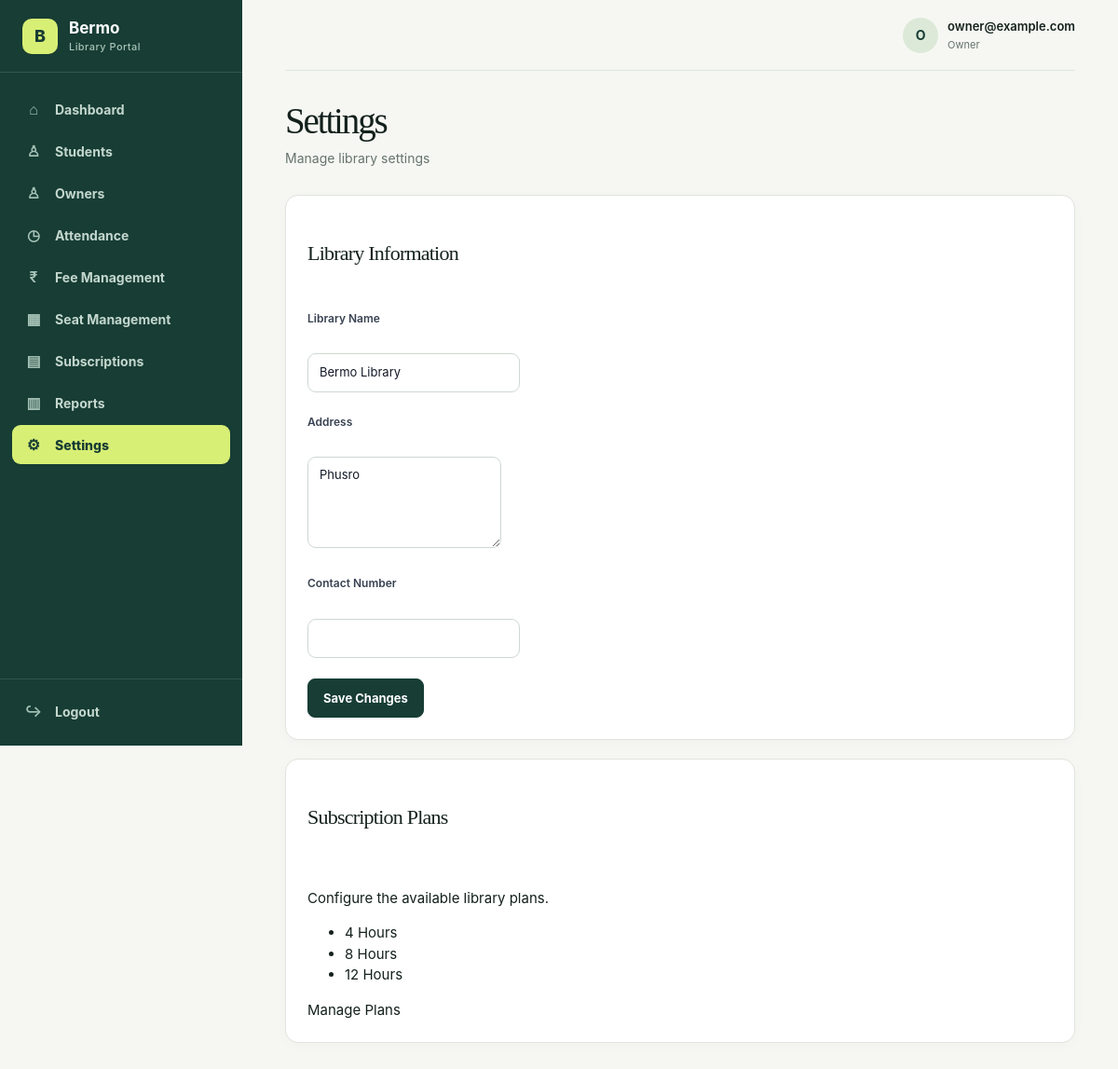
Page /management/settings/ (signed in) on the committed database.
### accounts/models.py (models this page shows, shortened)
class User(AbstractUser):
    ROLE_CHOICES = [
        ("ADMIN", "Admin"),
        ("OWNER", "Owner"),
        ("STUDENT", "Student"),
    ]
    role = models.CharField(
        max_length=20,
        choices=ROLE_CHOICES,
        default="STUDENT"
    )

### library/models.py (models this page shows, shortened)
class Library(models.Model):
    library_id = models.AutoField(primary_key=True)
    name = models.CharField(max_length=150)
    address = models.TextField()
    total_seats = models.PositiveIntegerField(default=0)
    created_at = models.DateTimeField(auto_now_add=True)

### management/views.py (the view, shortened to what this page needs)
@login_required
def settings(request):
    library = Library.objects.first()
    return render(
        request,
        "management/settings.html",
        {
            "library": library,
            "plans": SubscriptionPlan.objects.order_by("hours_per_day"),
            "seat_count": Seat.objects.count(),
        },
    )

### management/views.py (called while the page is built)
def owner_required(view_func):
    @login_required
    @wraps(view_func)
    def wrapped_view(request, *args, **kwargs):
        if request.user.role != "OWNER":
            raise PermissionDenied("Only library owners can access management pages.")
        return view_func(request, *args, **kwargs)
    return wrapped_view

### templates/management/settings.html (shortened to what this page needs)
{% extends "management/base.html" %}
{% block content %}
<div class="dashboard-header">
    <div>
        <h1>Settings</h1>
        <p>
            Manage library settings
        </p>
    </div>
</div>
<div class="card">
    <h3>Library Information</h3>
    <br>
    <form method="POST">
        <label>Library Name</label>
        <br>
        <input
            type="text"
            name="library_name"
            value="{{ library.name|default:'' }}"
        >
        <br><br>
        <label>Address</label>
        <br>
        <textarea
            name="address"
            rows="4"
        >{{ library.address|default:'' }}</textarea>
        <br><br>
        <label>Contact Number</label>
        <br>
        <input
            type="text"
            name="phone"
            value="{{ library.phone|default:'' }}"
        >
        <br><br>
        <button type="submit">
            Save Changes
        </button>
    </form>
</div>
<div class="card">
    <h3>Subscription Plans</h3>
    <br>
    <p>
        Configure the available library plans.
    </p>
    <ul>
        <li>4 Hours</li>
        <li>8 Hours</li>
        <li>12 Hours</li>
    </ul>
    <a href="#">
        Manage Plans
    </a>
</div>
{% endblock %}

### templates/management/base.html (shortened to what this page needs)
{% load static %}
<!DOCTYPE html>
<html lang="en">
<head>
    <link rel="stylesheet" href="/static/css/main.css">
</head>
<body>
<div class="app-layout">
    <aside class="sidebar" id="managementSidebar">
        <div class="logo">
            <div class="logo-mark">
                B
            </div>
            <div class="logo-text">
                <strong>Bermo</strong>
                <span>Library Portal</span>
            </div>
        </div>
        <nav class="sidebar-nav">
            <a
                href="{% url 'management:dashboard' %}"
                class="{% if request.resolver_match.url_name == 'dashboard' %}active{% endif %}"
            >
                <span class="nav-icon">⌂</span>
                <span>Dashboard</span>
            </a>
            <a
                href="{% url 'management:students' %}"
                class="{% if request.resolver_match.url_name == 'students' %}active{% endif %}"
            >
                <span class="nav-icon">♙</span>
                <span>Students</span>
            </a>
            <a
                href="{% url 'management:owners' %}"
                class="{% if request.resolver_match.url_name == 'owners' %}active{% endif %}"
            >
                <span class="nav-icon">♙</span>
                <span>Owners</span>
            </a>
            <a
                href="{% url 'management:attendance' %}"
                class="{% if request.resolver_match.url_name == 'attendance' %}active{% endif %}"
            >
                <span class="nav-icon">◷</span>
                <span>Attendance</span>
            </a>
            <a
                href="{% url 'management:fee_management' %}"
                class="{% if request.resolver_match.url_name == 'fee_management' %}active{% endif %}"
            >
                <span class="nav-icon">₹</span>
                <span>Fee Management</span>
            </a>
            <a
                href="{% url 'management:seat_management' %}"
                class="{% if request.resolver_match.url_name == 'seat_management' %}active{% endif %}"
            >
                <span class="nav-icon">▦</span>
                <span>Seat Management</span>
            </a>
            <a
                href="{% url 'management:subscriptions' %}"
                class="{% if request.resolver_match.url_name == 'subscriptions' %}active{% endif %}"
            >
                <span class="nav-icon">▤</span>
                <span>Subscriptions</span>
            </a>
            <a
                href="{% url 'management:reports' %}"
                class="{% if request.resolver_match.url_name == 'reports' %}active{% endif %}"
            >
                <span class="nav-icon">▥</span>
                <span>Reports</span>
            </a>
            <a
                href="{% url 'management:settings' %}"
                class="{% if request.resolver_match.url_name == 'settings' %}active{% endif %}"
            >
                <span class="nav-icon">⚙</span>
                <span>Settings</span>
            </a>
        </nav>
        <div class="logout">
            <a href="{% url 'logout' %}">
                <span class="nav-icon">↪</span>
                <span>Logout</span>
            </a>
        </div>
    </aside>
    <main class="main-content">
        <div class="topbar">
            <div class="topbar-user">
                <div class="topbar-avatar">
                    {{ request.user.username|first|upper }}
                </div>
                <div class="topbar-user-info">
                    <strong>
                        {{ request.user.username }}
                    </strong>
                    <span>
                        {% if request.user.role %}
                            {{ request.user.get_role_display }}
                        {% else %}
                            Administrator
                        {% endif %}
                    </span>
                </div>
            </div>
        </div>
        {% block content %}
        {% endblock %}
    </main>
</div>
</body>
</html>

### rows in the picture
User: user.username|first "O", user.username "owner@example.com", user.role "Owner"
Library: library_name "Bermo Library", address "Phusro"
